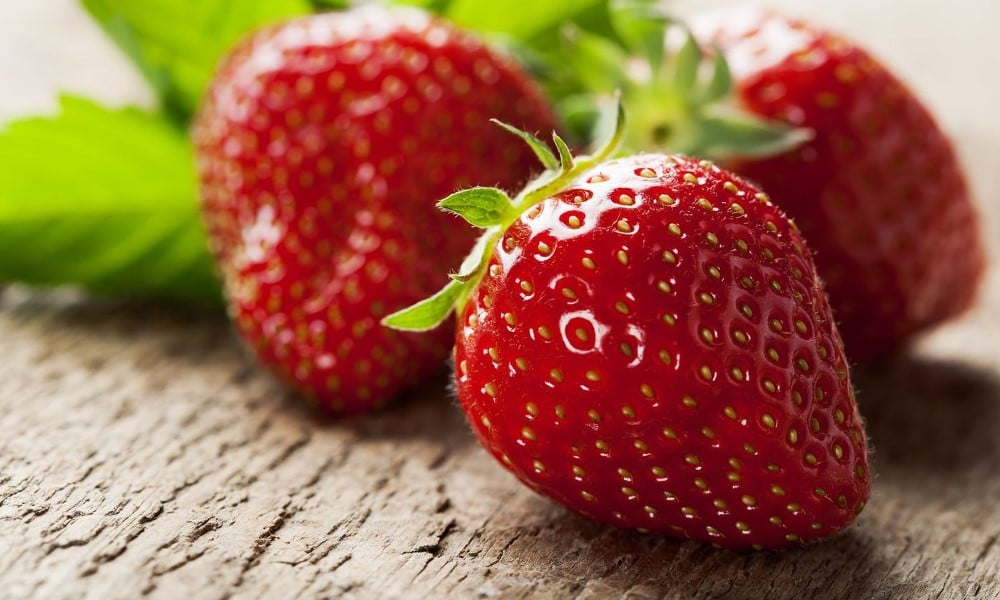
#> input picture tp3/fraises.jpg, 1000 x 600 px
$ python main.py fraises.jpg
#> lines starting #> are read from the running program, lines starting #| are printed output that depends on the picture; after the words box and inside, x2 and y2 are one past the last pixel; in counts of white or black regions, pixels touching at a corner belong together
import cv2
import numpy as np
import matplotlib.pyplot as plt
import sys
import os


def contourDetection(img):

    # Conversion to grayscale
    if len(img.shape) == 3:
        gray = cv2.cvtColor(img, cv2.COLOR_BGR2GRAY)
    else:
        gray = img.copy()

    # Blurr
    blur = cv2.GaussianBlur(gray, (5,5), 0)

    # Find Canny edges
    edged = cv2.Canny(blur, 30, 200)
    cv2.imshow('Canny', edged)

    # Finding Contours
    contours, hierarchy = cv2.findContours(edged, cv2.RETR_TREE, cv2.CHAIN_APPROX_SIMPLE)
    #cv2.RETR_EXTERNAL, cv2.CHAIN_APPROX_NONE
    #cv2.RETR_TREE, cv2.CHAIN_APPROX_SIMPLE
    print("Number of Contours found = " + str(len(contours)))

    # Create a copy of the image to draw contours on
    img_with_contours = img.copy()

    # Draw all contours (i.e -1)
    cv2.drawContours(img_with_contours, contours, -1, (0, 255, 0), 3)

    cv2.namedWindow('Contours', cv2.WINDOW_NORMAL)
    cv2.imshow('Contours', img_with_contours)

    return img_with_contours, edged

def main(args):

    ## Open and resize image
    # Get the directory where the script is located
    script_dir = os.path.dirname(os.path.abspath(__file__))
    image_path = os.path.join(script_dir, 'fraises.jpg')

    base_img = cv2.imread(image_path, cv2.IMREAD_UNCHANGED)
#> base_img is the input picture: shape (600, 1000, 3); mean B, G, R 72.8, 101.6, 152.3

    # Check if image was loaded successfully
    if base_img is None:
        print(f"Erreur: Impossible de charger l'image '{image_path}'")
        print("Vérifiez que le fichier cameraman.tif existe dans le répertoire tp3/")
        return 1

    # Handle both grayscale and color images
    if len(base_img.shape) == 3:
        h, w, c = base_img.shape
#> h = 600; w = 1000; c = 3
    else:
        h, w = base_img.shape
        c = 1

    width = 512 # specify new width
    scale_f = width/w
#> scale_f = 0.512
    height = h*scale_f
#> height = 307.2
    base_img = cv2.resize(base_img, (int(width),int(height)))
#> base_img: shape (307, 512, 3)

    # Convert grayscale to BGR if needed (for colored contour drawing)
    if len(base_img.shape) == 2:
        img = cv2.cvtColor(base_img, cv2.COLOR_GRAY2BGR)
    else:
        img = base_img.copy()

    cv2.imshow('orig', img)


    ## Process image
    img_with_contours, edges_only = contourDetection(img)
#> in contourDetection, `gray = cv2.cvtColor(img, cv2.COLOR_BGR2GRAY)`:
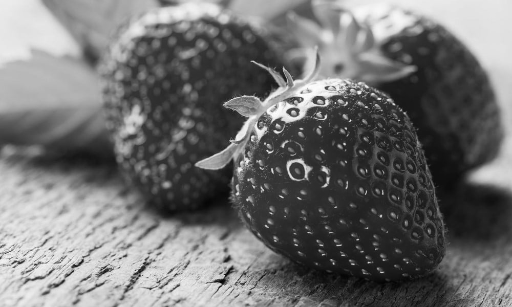
#> gray: shape (307, 512); min 4, max 254, mean 113.4
#> in contourDetection, `blur = cv2.GaussianBlur(gray, (5,5), 0)`:
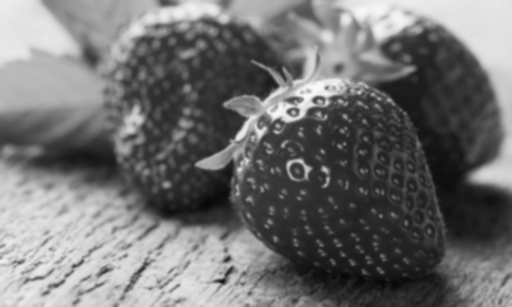
#> blur: shape (307, 512); min 6, max 250, mean 113.4
#> in contourDetection, `edged = cv2.Canny(blur, 30, 200)`:
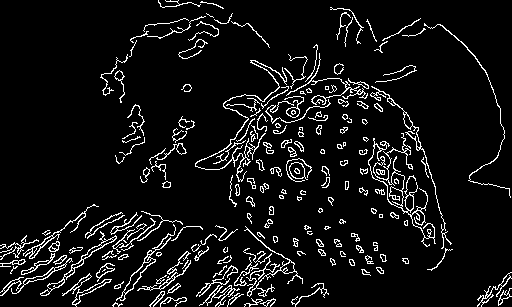
#> edged: shape (307, 512); 7.4% white in thin lines or dots
#> in contourDetection, `contours, hierarchy = cv2.findContours(edged, cv2.RETR_TREE, cv2.CHAIN..`: contours = 363 contours, 241 with area under 20; largest, box (x1, y1, x2, y2) and area: (40, 231, 117, 296) 356, (116, 224, 176, 301) 356, (368, 133, 436, 247) 343, (243, 226, 303, 297) 272, (370, 86, 452, 249) 222
#| Number of Contours found = 363
#> in contourDetection, `cv2.drawContours(img_with_contours, contours, -1, (0, 255, 0), 3)`:
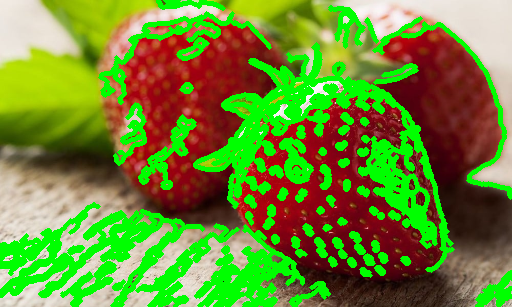
#> img_with_contours: shape (307, 512, 3); mean B, G, R 49, 139.8, 107.9

    # Save the image with contours drawn on original
    output_path = os.path.join(script_dir, 'cameraman_contours.png')
    cv2.imwrite(output_path, img_with_contours)
    print(f"Image avec contours sauvegardée: {output_path}")

    # Save the image with only the contours (edges)
    edges_output_path = os.path.join(script_dir, 'cameraman_edges_only.png')
    cv2.imwrite(edges_output_path, edges_only)
    print(f"Image avec uniquement les contours sauvegardée: {edges_output_path}")

    ## wait ESC or q
    key = cv2.waitKey(0) & 0x0FF # wait indefinitely and get input
#> (key q is pressed here)
    if key == 27 or key == ord('q'): #key is ESC or q
        cv2.destroyAllWindows()

    return 0


if __name__ == '__main__':
    sys.exit(main(sys.argv[1:]))
#> (the program exits here)
